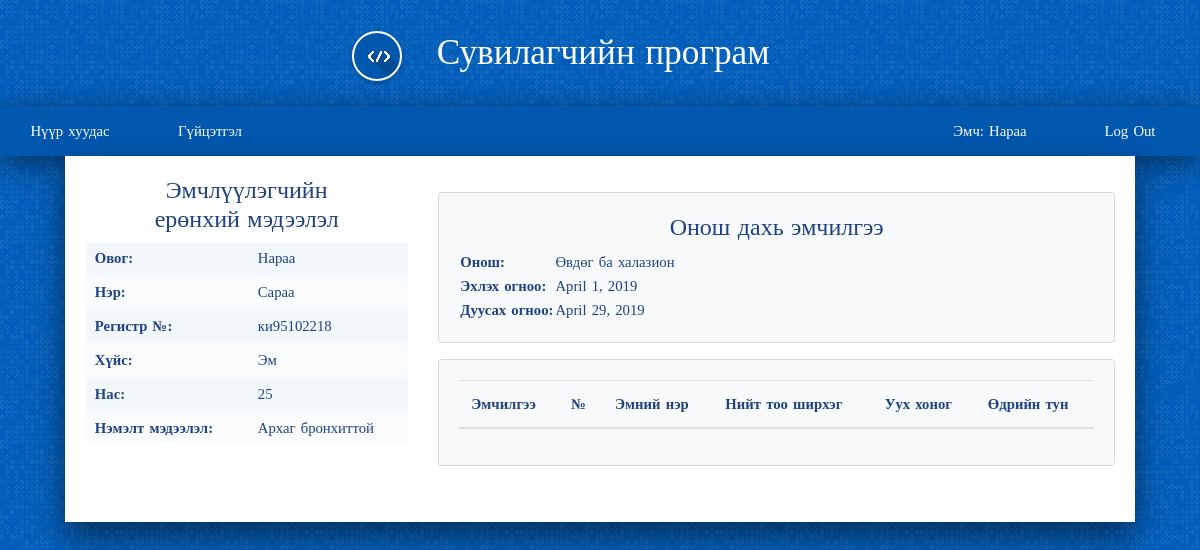
The page /drug/emchilgee/2/ (signed in) on the database its author committed.
### account/models.py (models this page shows, shortened)
class User(AbstractUser):
    is_worker       = models.BooleanField('worker status', default=False)
    is_costumer     = models.BooleanField('costumer status', default=False)

class Worker(models.Model):
    user            = models.OneToOneField(User, on_delete=models.CASCADE, primary_key=True, related_name='worker')
    firstname       = models.CharField(max_length=200)
    lastname        = models.CharField(max_length=200)
    register        = models.CharField(max_length=200)
    gender          = models.ForeignKey(Gender,on_delete=models.SET_NULL, null=True, blank=True)
    age             = models.IntegerField(null=True, blank=True)
    degree          = models.ForeignKey(Degree, on_delete=models.SET_NULL, null=True, blank=True)
    position        = models.ForeignKey(Position, on_delete=models.SET_NULL, null=True, blank=True)
    def __str__(self):
        return self.firstname
    def is_doctor(self):
        return self.position.name == "Эмч"

class Costumer(models.Model):
    user            = models.OneToOneField(User, on_delete=models.CASCADE, primary_key=True, related_name='costumer')
    firstname       = models.CharField(max_length=200)
    lastname        = models.CharField(max_length=200)
    register        = models.CharField(max_length=200)
    gender          = models.ForeignKey(Gender,on_delete=models.SET_NULL, null=True, blank=True)
    age             = models.IntegerField(null=True, blank=True)
    description     = models.CharField(max_length=200)

class Gender(models.Model):
    name            = models.CharField(max_length=200)
    def __str__(self):
        return self.name

### drug/models.py (models this page shows, shortened)
class Emchilgee(models.Model):
    start_date      = models.DateField(default=timezone.now)
    end_date        = models.DateField(default=timezone.now)
    worker          = models.ForeignKey(Worker, on_delete=models.SET_NULL, null=True, blank=True)
    costumer        = models.ForeignKey(Costumer, on_delete=models.SET_NULL, null=True, blank=True)
    onosh           = models.ForeignKey(Onosh, on_delete=models.SET_NULL, null=True, blank=True)
    created_date    = models.DateField(default=timezone.now)

class Onosh(models.Model):
    category    = models.CharField(max_length=200, null=True, blank=True)
    disc        = models.CharField(max_length=400, null=True, blank=True)
    code        = models.CharField(max_length=20, null=True, blank=True)
    def __str__(self):
        return self.disc

### drug/views.py (the view)
# urls.py: url(r'^emchilgee/(?P<id>[0-9]+)/$', views.emchilgee_details, name="emchilgee_details"),
@login_required
def emchilgee_details(request, id):
    data = {}
    emchilgee = get_object_or_404(Emchilgee, id=id)
    costumer = Costumer.objects.filter(user=emchilgee.costumer)
    template_name='drug/emchilgee_details.html'
    data['costumer'] = costumer
    data['emchilgee'] = emchilgee
    return render(request, template_name, data)

### drug/templates/drug/emchilgee_details.html (shortened to what this page needs)
{% extends 'base.html' %}
{% load staticfiles %}
{% load mathfilters %}
{% block content %}
{% for objects in costumer %}
<div class="row">
  <div class="col-md-4">
      <h4 class="text-center"> Эмчлүүлэгчийн <br> ерөнхий мэдээлэл </h4>
      <table class="list hoverable">
        <tbody>
            <tr>
              <td> <b>Овог:</b> </td>
              <td> {{objects.lastname}} </td>
            </tr>
            <tr>
              <td><b> Нэр: </b></td>
              <td> {{objects.firstname}} </td>
            </tr>
            <tr>
              <td><b> Регистр №: </b></td>
              <td> {{objects.register}} </td>
            </tr>
            <tr>
              <td><b> Хүйс: </b></td>
              <td> {{objects.gender}} </td>
            </tr>
            <tr>
              <td><b> Нас: </b></td>
              <td> {{objects.age}} </td>
            </tr>
            <tr>
              <td><b> Нэмэлт мэдээлэл: </b></td>
              <td> {{objects.description}} </td>
            </tr>
        </tbody>
      </table>
  </div>
  {% endfor %}
  <div class="col-md-8">
    <div class="card bg-light my-3">
      <div class="card-body text-left">
        <h4 class="text-center"> Онош дахь эмчилгээ </h4>
        <table>
          <tbody>
            <tr>
              <th> Онош: </th>
              <td> {{ emchilgee.onosh }} </td>
            </tr>
            <tr>
              <th> Эхлэх огноо: </th>
              <td> {{ emchilgee.start_date }} </td>
            </tr>
            <tr>
              <th> Дуусах огноо: </th>
              <td> {{ emchilgee.end_date }} </td>
            </tr>
          </tbody>
        </table>
      </div>
    </div>
    <div class="card bg-light my-3">
      <div class="card-body text-left">
        <table class="table">
          <thead>
            <tr>
              <th> Эмчилгээ </th>
              <th> № </th>
              <th> Эмний нэр </th>
              <th> Нийт тоо ширхэг </th>
              <th> Уух хоног </th>
              <th> Өдрийн тун </th>
            </tr>
          </thead>
        </table>
      </div>
    </div>
  </div>
</div>
{% endblock %}

### templates/base.html (shortened to what this page needs)
{% load staticfiles %}
<!DOCTYPE html>
<html>
<head>
	<link rel="stylesheet" href="https://stackpath.bootstrapcdn.com/bootstrap/4.1.3/css/bootstrap.min.css">
	<link rel="stylesheet" href="{% static 'css/style.css' %}">
	<link rel="stylesheet" href="{% static 'css/basic.css' %}">
	<link rel="stylesheet" href="{% static 'css/navigator.css' %}">
	<link rel="stylesheet" href="https://use.fontawesome.com/releases/v5.8.1/css/all.css">
</head>
<body>
{% if request.user.is_authenticated %}
	{% if request.user.is_worker %}
		{% if request.user.worker.is_doctor %}
			<div class="title">
					<i class="logo-design-guide"></i>
					Сувилагчийн програм
			</div>
			<div class="header">
				<ul id="menu" class="menu">
						<li><a href="{% url 'home' %}"> Нүүр хуудас </a></li>
						<li><a href="{% url 'drug:all_emchilgee_list' %}"> Гүйцэтгэл </a></li>
						<li class="float-right"><a href="{% url 'account:logout'%}"> Log Out </a></li>
						<li class="float-right"> <a href="#"> Эмч: {{ request.user.worker }} </a> </li>
				</ul>
			</div>
		{% endif %}
	{% endif %}
{% endif %}
<div class="container">
	<div class="main">
	    {% block content %}
			{% endblock %}
	</div>
</div>
</body>
</html>

### static/css/style.css (style rules this page uses)
body { background-color: #e9e9e9; }

### static/css/basic.css (style rules this page uses)
body { font-family: "Fira Sans Condensed"; font-weight: 400; font-size: 0.92em; color: #1f4280; background-color: #005dba; line-height: 1.5em; word-spacing: 0.1em; margin: 0; }
.container { display: grid; grid-template-columns: auto 1400px auto; grid-template-rows: auto auto auto auto 60px; }
.title { grid-column: 2/3; grid-row: 1/2; font-weight: 200; font-size: 2.4em; color: #fff; line-height: 3em; text-align: center; }
.title [class^="logo-"] { border: 2px solid #fff; margin-right: 24px; margin-left: -78px; }
.header { grid-column: 2/3; grid-row: 2/3; border-radius: 4px 4px 0 0; overflow: hidden; box-shadow: 0px 7px 31px rgba(0, 0, 0, 0.5); background-color: #0057ae; }
.main { grid-column: 2/3; grid-row: 3/4; background-color: #fff; box-shadow: 0px 15px 31px rgba(0, 0, 0, 0.5); padding: 20px 20px 40px 20px; min-width: 0; }
table.list { border-collapse: collapse; width: 100%; }
table.list th, table.list td { padding: .4em .6em; vertical-align: top; }
table.list tbody tr:nth-child(odd) { background-color: rgba(0, 93, 186, 0.05) }
table.list tbody tr:nth-child(even) { background-color: rgba(0, 93, 186, 0.02) }
table.hoverable tbody tr td { border-left: 1px solid transparent; }
a { color: #ff5722; text-decoration: none; }
@media screen and (max-width: 1440px) { .container { grid-template-columns: 20px auto 20px; } }
ul.menu { margin:0; padding:0; transition: background-color .15s ease-in-out; min-height: 50px; }
ul.menu li { display:inline-block; float: left; }
ul.menu li a { display:block; min-width:140px; height: 50px; text-align: center; line-height: 50px; color: #fff; background: #0057ae; transition: background-color .20s ease-in-out; }
ul.menu .float-right { float: right; }

### static/css/navigator.css (style rules this page uses)
[class^="logo-"] { display: inline-block; width: 50px; height: 50px; box-shadow: 1px 2px 4px 1px rgba(0,0,0,.15); transition: box-shadow .2s ease-in-out; border-radius: 50%; vertical-align: middle; }

### rows shown on the page
User: user.worker "Нараа"
Costumer: lastname "Нараа", firstname "Сараа", register "ки95102218", gender "Эм", age "25", description "Архаг бронхиттой"
Emchilgee: onosh "Өвдөг ба халазион", start_date "April 1, 2019", end_date "April 29, 2019"
